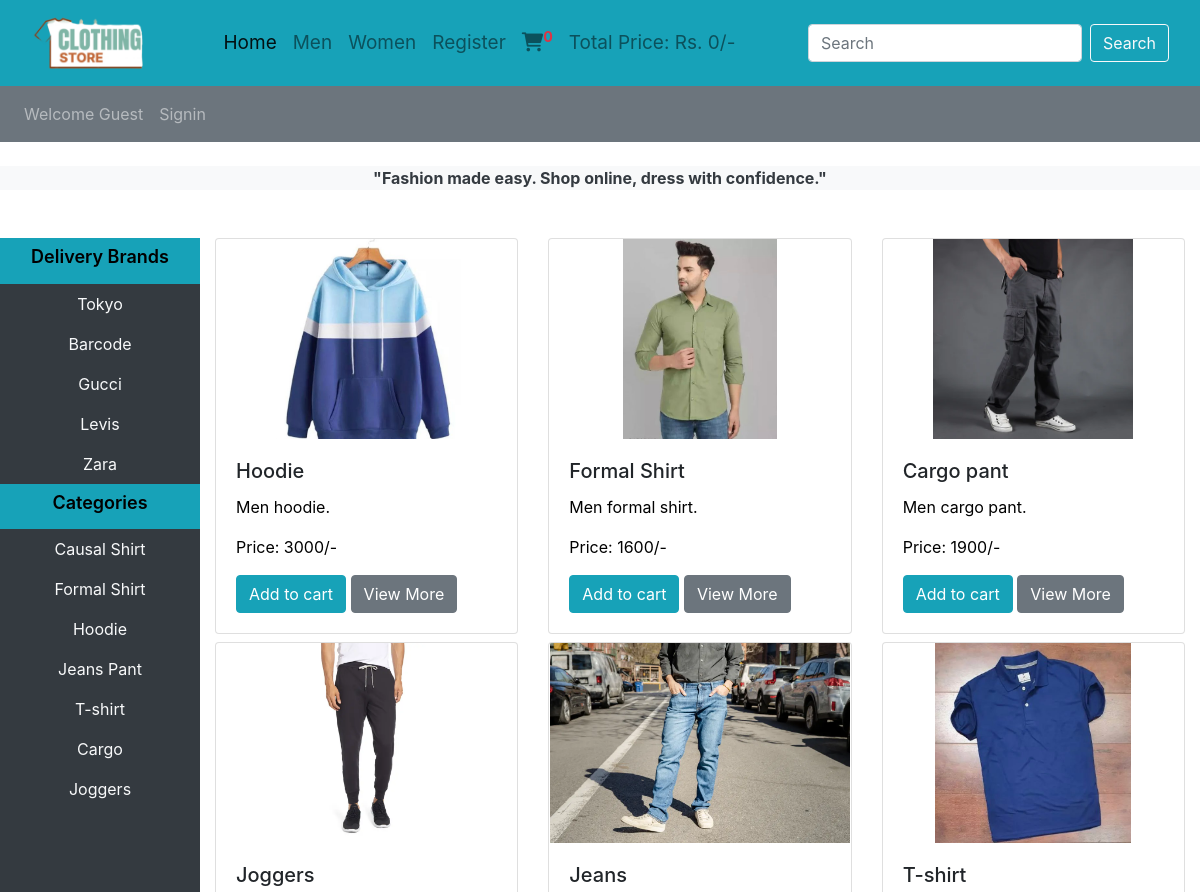
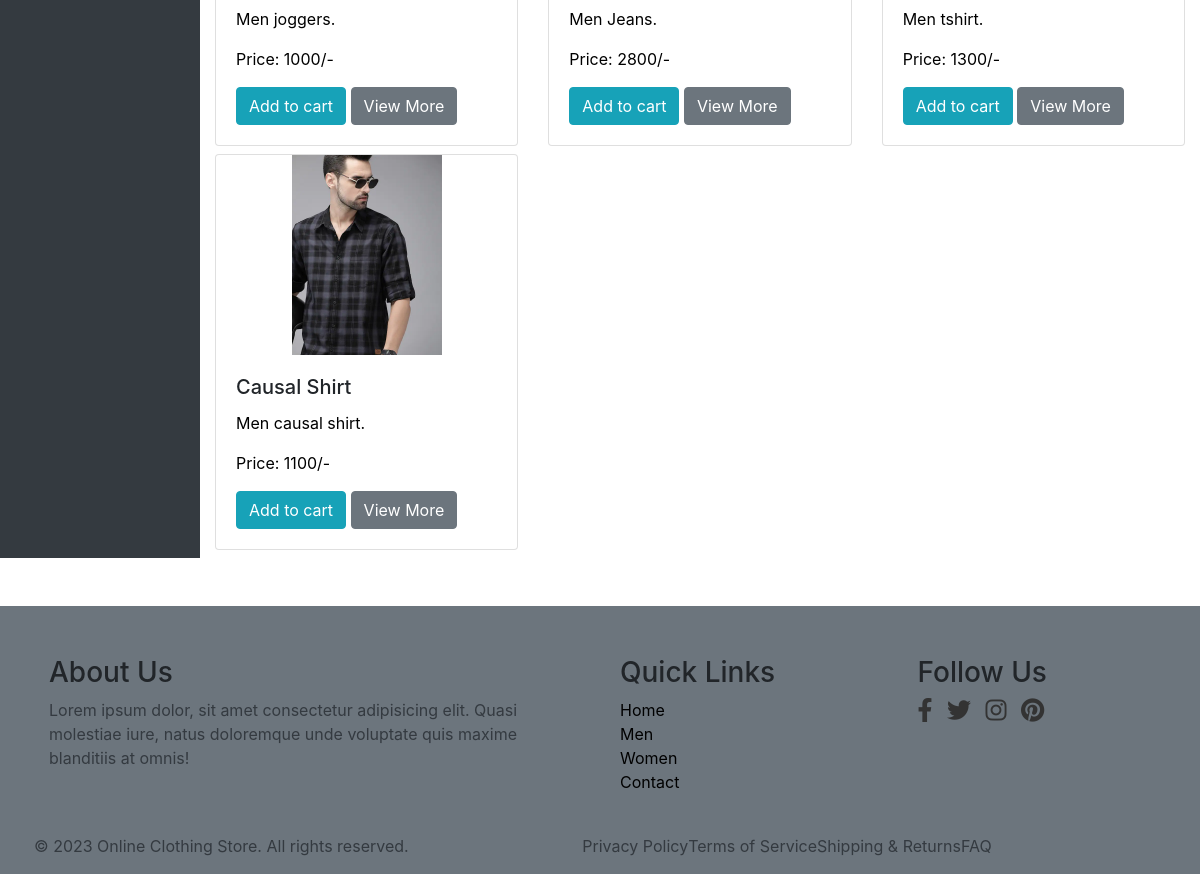
The page /Category_men_women/men_page.php on the database its author committed (2 pictures, top to bottom).
### tables this page shows
CREATE TABLE `brands` (
  `brand_id` int(11) NOT NULL,
  `brand_title` varchar(200) NOT NULL
);

CREATE TABLE `categories` (
  `category_id` int(11) NOT NULL,
  `category_title` varchar(255) NOT NULL,
  `gender` varchar(100) NOT NULL
);

CREATE TABLE `products` (
  `product_id` int(11) NOT NULL,
  `product_title` varchar(200) NOT NULL,
  `product_description` text NOT NULL,
  `product_keywords` varchar(200) NOT NULL,
  `category_id` int(11) NOT NULL,
  `brand_id` int(11) NOT NULL,
  `product_image1` varchar(255) NOT NULL,
  `product_image2` varchar(255) NOT NULL,
  `product_image3` varchar(255) NOT NULL,
  `product_price` int(11) NOT NULL,
  `date` timestamp NOT NULL DEFAULT current_timestamp() ON UPDATE current_timestamp(),
  `status` varchar(100) NOT NULL,
  `gender` varchar(100) NOT NULL
);

### Category_men_women/men_page.php (the view, shortened to what this page needs)
<?php
    include("../includes/connect.php");
    include('../functions/common_function.php');
?>
<!doctype html>
<html lang="en">
  <head>
    <link href="https://cdn.jsdelivr.net/npm/bootstrap@5.3.0/dist/css/bootstrap.min.css" rel="stylesheet">
    <link href="https://getbootstrap.com/docs/5.3/assets/css/docs.css" rel="stylesheet">
    <link rel="stylesheet" href="https://cdn.jsdelivr.net/npm/bootstrap@4.3.1/dist/css/bootstrap.min.css">
    <link rel="stylesheet" href="https://cdnjs.cloudflare.com/ajax/libs/font-awesome/6.0.0-beta2/css/all.min.css"
/>
    <link rel="stylesheet" href="../style.css">
  </head>
  <body>
    <div class="container-fluid p-0">
      <nav class="navbar navbar-expand-lg bg-info navbar-light">
      <div class="container-fluid mydiv">
      <a href="../home/index.php"><img src="../images/newproject.png" alt="clothing store logo" class="myclothinglogo"></a>
        <div class="collapse navbar-collapse" id="navbarSupportedContent">
          <ul class="navbar-nav mx-auto mb-2 mb-lg-0 mylink">
            <li class="nav-item">
              <a class="nav-link active" aria-current="page" href="../home/index.php">Home</a>
            </li>
            <li class="nav-item">
              <a class="nav-link" href="#">Men</a>
            </li>
            <li class="nav-item">
              <a class="nav-link" href="female_page.php">Women</a>
            </li>
            <?php
              if(isset($_SESSION['username'])){
                echo "<li class='nav-item'>
                <a class='nav-link' href='../users_area/profile.php'>My Account</a>
              </li>";
              }else{
                echo "<li class='nav-item'>
                <a class='nav-link' href='../users_area/user_registration.php'>Register</a>
              </li>";
              }
            ?>
            <li class="nav-item">
            <a class="nav-link" href="../home/cart.php"><i class="fa-sharp fa-solid fa-cart-shopping"></i><sup class="text-danger font-weight-bold"><?php cart_item();  ?></sup></a>
            </li>
            <li class="nav-item">
              <a class="nav-link" href="#">Total Price: <?php total_cart_price(); ?></a>
            </li>
          </ul>
          <form class="d-flex" role="search" action="men_page.php" method="get">
            <input class="form-control me-2" type="search" placeholder="Search" name="search_data" aria-label="Search">
            <input type="submit" value="Search" class="btn btn-outline-light" name="search_data_product">
          </form>
        </div>
      </div>
    </nav>
    <nav class="navbar navbar-expand-lg bg-secondary navbar-dark">
      <ul class="navbar-nav me-auto">
        <?php
          if(!isset($_SESSION['username'])){
            echo " <li class='nav-item'>
            <a class='nav-link' href='#'>Welcome Guest</a>
          </li>";
          }else{
            echo " <li class='nav-item'>
            <a class='nav-link' href='#'>Welcome ".$_SESSION['username']."</a>
          </li>";
          }
          if(!isset($_SESSION['username'])){
            echo " <li class=nav-item>
            <a class=nav-link href='../users_area/user_login.php'>Signin</a>
          </li>";
          }else{
            echo " <li class='nav-item'>
            <a href='../users_area/logout.php' class='nav link signout'>
            <i class='fa-solid fa-right-from-bracket'></i></a>
          </li>";
          }
        ?>
      </ul>
    </nav>
    <div class="bg-light my-4">
      <p class="text-center text-dark font-weight-bold">"Fashion made easy. Shop online, dress with confidence."</p>
    </div>
    <div class="container my-5">
    <div class="row">
       <div class="col-md-2 bg-dark p-0">
        <ul class="navbar-nav me-auto text-center">
          <li class="nav-item bg-info">
            <a href="#" class="nav-link text-light"><h4>Delivery Brands</h4></a>
          </li>
          <?php
              $select_brands = "SELECT * FROM brands";
              $result_brands = mysqli_query($conn, $select_brands);
              while($row_data = mysqli_fetch_assoc($result_brands)){
                $brand_title = $row_data['brand_title'];
                $brand_id = $row_data['brand_id'];
                echo " <li class='nav-item text-light'>
                <a href='../Category_men_women/men_page.php?brand=$brand_id' class='nav-link'>$brand_title</a>
              </li>";
              }
          ?>
        </ul>
        <ul class="navbar-nav me-auto text-center">
          <li class="nav-item bg-info">
            <a href="#" class="nav-link text-light"><h4>Categories</h4></a>
          </li>
          <?php
              $select_category = "SELECT * FROM categories WHERE gender = 'male'";
              $result_category = mysqli_query($conn, $select_category);
              while($row_data = mysqli_fetch_assoc($result_category)){
                $category_title = $row_data['category_title'];
                $category_id = $row_data['category_id'];
                echo " <li class='nav-item text-light'>
                <a href='../Category_men_women/men_page.php?category=$category_id' class='nav-link'>$category_title</a>
              </li>";
              }
          ?>
        </ul>
      </div>
      <div class="col-md-10">
        <div class="row">
           <?php
              if(!isset($_GET['search_data_product'])){
                get_men_products();
              }else{
                search_product_men();
              }
              ?>
        </div>
      </div>
    </div>
    </div>
    <?php
      include('../includes/footer.php');
    ?>
  </body>
</html>

### functions/common_function.php (shortened to what this page needs)
<?php
    include("../includes/connect.php");
    function get_men_products(){
        global $conn;
        if(!isset($_GET['category'])){
          if(!isset($_GET['brand'])){
        $select_query = "SELECT * FROM products WHERE gender='male' ORDER BY rand()";
        $result_query = mysqli_query($conn, $select_query);
        while($row=mysqli_fetch_assoc($result_query)){
        $product_id = $row['product_id'];
        $product_title = $row['product_title'];
        $product_description = $row['product_description'];
        $product_image1 = $row['product_image1'];
        $product_price = $row['product_price'];
        echo "<div class='col-md-4 mb-2'>
            <div class='card'>
            <img src='../Admin_Area/product_images/$product_image1' class='card-img-top' alt='$product_title'>
            <div class='card-body'>
                <h5 class='card-title'>$product_title</h5>
                <p class='card-text'>$product_description.</p>
                <p class='card-text'>Price: $product_price/-</p>
                <a href='../home/index.php?add_to_cart=$product_id' class='btn btn-info'>Add to cart</a>
                <a href='../home/product_details.php?product_id=$product_id' class='btn btn-secondary'>View More</a>
            </div>
            </div>
        </div>";
        }
      }
    }
  }
    function total_cart_price() {
      $total_price = 0;
      echo "Rs. " . $total_price . "/-";
  }
?>

### style.css (style rules this page uses)
* { padding: 0; margin: 0; box-sizing: border-box; }
.card-img-top { width: 100%; height: 200px; object-fit: contain; }
.card { transition: box-shadow 0.3s ease; box-shadow: 0 0 0 rgba(0, 0, 0, 0); }

### Category_men_women/men_page.php (style rules this page uses)
body { overflow-x:hidden; }
.mydiv { height: 70px; }
.myclothinglogo { object-fit:contain; height: 120px; width: 120px; background-color: transparent; }
.mylink { font-size: 19px; }

### includes/footer.php (style rules this page uses)
.container { max-width: 1200px; margin: 0 auto; }
h4 { margin-top: 0; color: black; font-size: 18px; font-weight: 600; }
p { color:black; }
ul { list-style: none; padding: 0; }
a { color:black; }

### rows shown on the page
brands: brand_title "Tokyo"
brands: brand_title "Barcode"
brands: brand_title "Gucci"
brands: brand_title "Levis"
brands: brand_title "Zara"
categories: category_title "Causal Shirt"
categories: category_title "Formal Shirt"
categories: category_title "Hoodie"
categories: category_title "Jeans Pant"
categories: category_title "T-shirt"
categories: category_title "Cargo"
categories: category_title "Joggers"
products: product_image1 (picture), product_title "Hoodie", product_description "Men hoodie", product_price "3000"
products: product_image1 (picture), product_title "Formal Shirt", product_description "Men formal shirt", product_price "1600"
products: product_image1 (picture), product_title "Cargo pant", product_description "Men cargo pant", product_price "1900"
products: product_image1 (picture), product_title "Joggers", product_description "Men joggers", product_price "1000"
products: product_image1 (picture), product_title "Jeans", product_description "Men Jeans", product_price "2800"
products: product_image1 (picture), product_title "T-shirt", product_description "Men tshirt", product_price "1300"
products: product_image1 (picture), product_title "Causal Shirt", product_description "Men causal shirt", product_price "1100"

### other values the page prints
$total_price "0"
